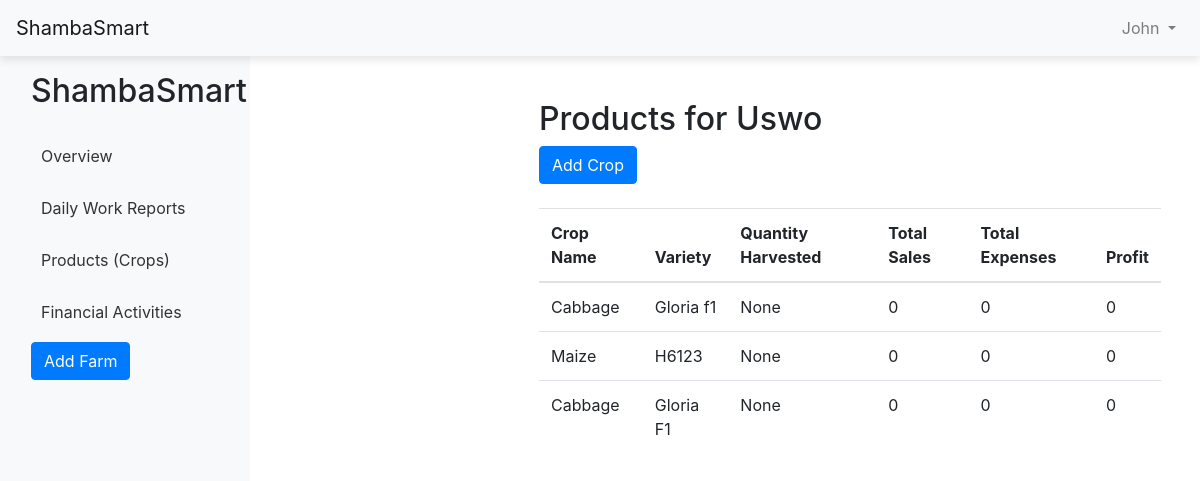
Page /products (signed in) on the committed database.
### website/models.py (models this page shows)
class Farmer(db.Model, UserMixin):
    id = db.Column(db.Integer, primary_key=True)
    first_name = db.Column(db.String(50))
    last_name = db.Column(db.String(50))
    email = db.Column(db.String(150), unique=True)
    username = db.Column(db.String(80), unique=True, nullable=False)
    password = db.Column(db.String(200), nullable=False)
    farms = db.relationship('Farm', backref='farmer', lazy=True)
    crops = db.relationship('Crop', back_populates='farmer', lazy=True)

class Farm(db.Model):
    id = db.Column(db.Integer, primary_key=True)
    name = db.Column(db.String(150), nullable=False)
    country = db.Column(db.String(100), nullable=False)
    address = db.Column(db.String(200), nullable=False)
    size = db.Column(db.Float, nullable=False)
    size_unit = db.Column(db.String(50), nullable=False, default='acres')
    farmer_id = db.Column(db.Integer, db.ForeignKey('farmer.id'), nullable=False)
    crops = db.relationship('Crop', backref='farm', lazy=True)

class Crop(db.Model):
    crop_id = db.Column(db.Integer, primary_key=True)
    farm_id = db.Column(db.Integer, db.ForeignKey('farm.id'), nullable=False) # linking it to farm
    crop_name = db.Column(db.String(80), nullable=False)
    variety = db.Column(db.String(100), nullable=False)
    quantity = db.Column(db.Integer, nullable=False)
    quantity_unit = db.Column(db.String(50), nullable=False, default='grams')
    date_planted = db.Column(db.Date, default=func.now())
    quantity_harvested = db.Column(db.Float, nullable=True)  # Quantity of harvest
    stages = db.relationship('PlantStage', backref='crop', lazy=True)
    image = db.Column(db.String(200), nullable=True)  # For storing the image path
    farmer_id = db.Column(db.Integer, db.ForeignKey('farmer.id'), nullable=False)
    farmer = db.relationship('Farmer', back_populates='crops')
    expenses = db.relationship('Expense', back_populates='crop', lazy=True)
    sales = db.relationship('Sale', back_populates='crop', lazy=True)
    def total_cost(self):
        return sum(expense.amount for expense in self.expenses)
    def total_retail(self):
        return sum(sale.total_sale for sale in self.sales)  # Adjust based on your sales model
    def calculate_profit(self):
        return self.total_retail() - self.total_cost()

### website/views.py (the view, shortened to what this page needs)
@views.route('/products', methods=['GET', 'POST'])
@login_required
def products():
    farm = Farm.query.filter_by(farmer_id=current_user.id).first()
    crops = Crop.query.filter_by(farm_id=farm.id).all()
    for crop in crops:
        crop.total_expenses = crop.total_cost()
        crop.total_sales = crop.total_retail()
        crop.profit = crop.calculate_profit()
    return render_template('products.html', farm=farm, crops=crops)

### website/templates/products.html (shortened to what this page needs)
{% extends 'base.html' %}
{% block content %}
<div class="container mt-4">
    <h2>Products for {{ farm.name }}</h2>
    <button type="button" class="btn btn-primary" data-toggle="modal" data-target="#addCropModal">
        Add Crop
    </button>
    {% if crops %}
        <table class="table mt-4">
            <thead>
                <tr>
                    <th>Crop Name</th>
                    <th>Variety</th>
                    <th>Quantity Harvested</th>
                    <th>Total Sales</th>
                    <th>Total Expenses</th>
                    <th>Profit</th>
                </tr>
            </thead>
            <tbody>
                {% for crop in crops %}
                    <tr>
                        <td>{{ crop.crop_name }}</td>
                        <td>{{ crop.variety }}</td>
                        <td>{{ crop.quantity_harvested }}</td>
                        <td>{{ crop.total_sales }}</td>
                        <td>{{ crop.total_expenses }}</td>
                        <td>{{ crop.total_sales - crop.total_expenses }}</td>
                    </tr>
                {% endfor %}
            </tbody>
        </table>
    {% else %}
        <p>No products available for this farm.</p>
    {% endif %}
</div>
{% endblock %}

### website/templates/base.html (shortened to what this page needs)
<!DOCTYPE html>
<html lang="en">
<head>
    <link rel="stylesheet" href="https://stackpath.bootstrapcdn.com/bootstrap/4.5.2/css/bootstrap.min.css">
    <link rel="stylesheet" href="{{ url_for('static', filename='styles.css') }}">
</head>
<body>
    <nav class="navbar navbar-expand-lg navbar-light bg-light">
        <a class="navbar-brand" href="{{ url_for('views.home') }}">ShambaSmart</a>
        <ul class="navbar-nav ml-auto">
            <li class="nav-item dropdown">
                <a class="nav-link dropdown-toggle" href="#" id="userDropdown" role="button" data-toggle="dropdown">
                    {{ current_user.first_name }}
                </a>
            </li>
        </ul>
    </nav>
    <div class="container-fluid">
        <div class="row">
            <div class="col-auto sidebar" id="sidebar">
                <div class="d-flex flex-column p-3">
                    <h2 class="mb-4">ShambaSmart</h2>
                    <ul class="nav flex-column">
                        <li class="nav-item mb-2">
                            <a href="{{ url_for('views.home') }}" class="nav-link">Overview</a>
                        </li>
                        <li class="nav-item mb-2">
                            <a href="{{ url_for('views.daily_reports') }}" class="nav-link">Daily Work Reports</a>
                        </li>
                        <li class="nav-item mb-2">
                            <a href="{{ url_for('views.products') }}" class="nav-link">Products (Crops)</a>
                        </li>
                        <li class="nav-item mb-2">
                            <a href="{{ url_for('views.financial_activities') }}" class="nav-link">Financial Activities</a>
                        </li>
                        <li class="nav-item mb-2">
                            <a href="{{ url_for('views.add_farm') }}" class="btn btn-primary">Add Farm</a>
                        </li>
                    </ul>
                </div>
            </div>
            <main role="main" class="col px-md-4">
                <div class="content">
                    {% block content %}
                    {% endblock %}
                </div>
            </main>
        </div>
    </div>
</body>
</html>

### website/static/styles.css (style rules this page uses)
.sidebar { width: 250px; background-color: #f8f9fa; min-height: 100vh; }
.sidebar .nav-link { color: #333; padding: 10px; }
main { margin-left: 250px; padding-top: 20px; }
.navbar { z-index: 999; position: sticky; top: 0; width: 100%; box-shadow: 0 4px 8px rgba(0, 0, 0, 0.1); }

### rows in the picture
Farmer: first_name "John"
Farm: name "Uswo"
Crop: crop_name "Cabbage", variety "Gloria f1", quantity_harvested "None", total_sales "0", total_expenses "0"
Crop: crop_name "Maize", variety "H6123", quantity_harvested "None", total_sales "0", total_expenses "0"
Crop: crop_name "Cabbage", variety "Gloria F1", quantity_harvested "None", total_sales "0", total_expenses "0"
